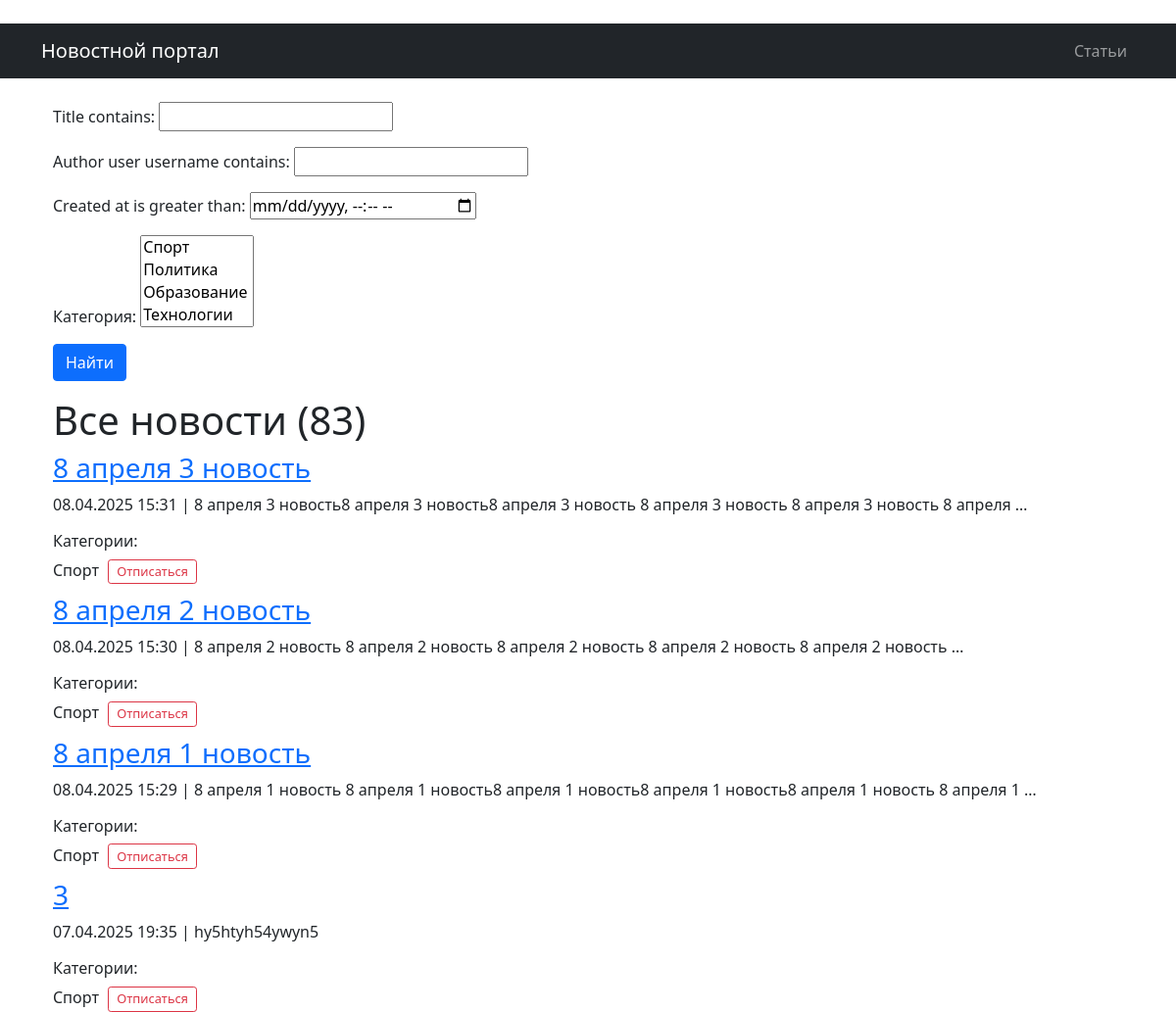
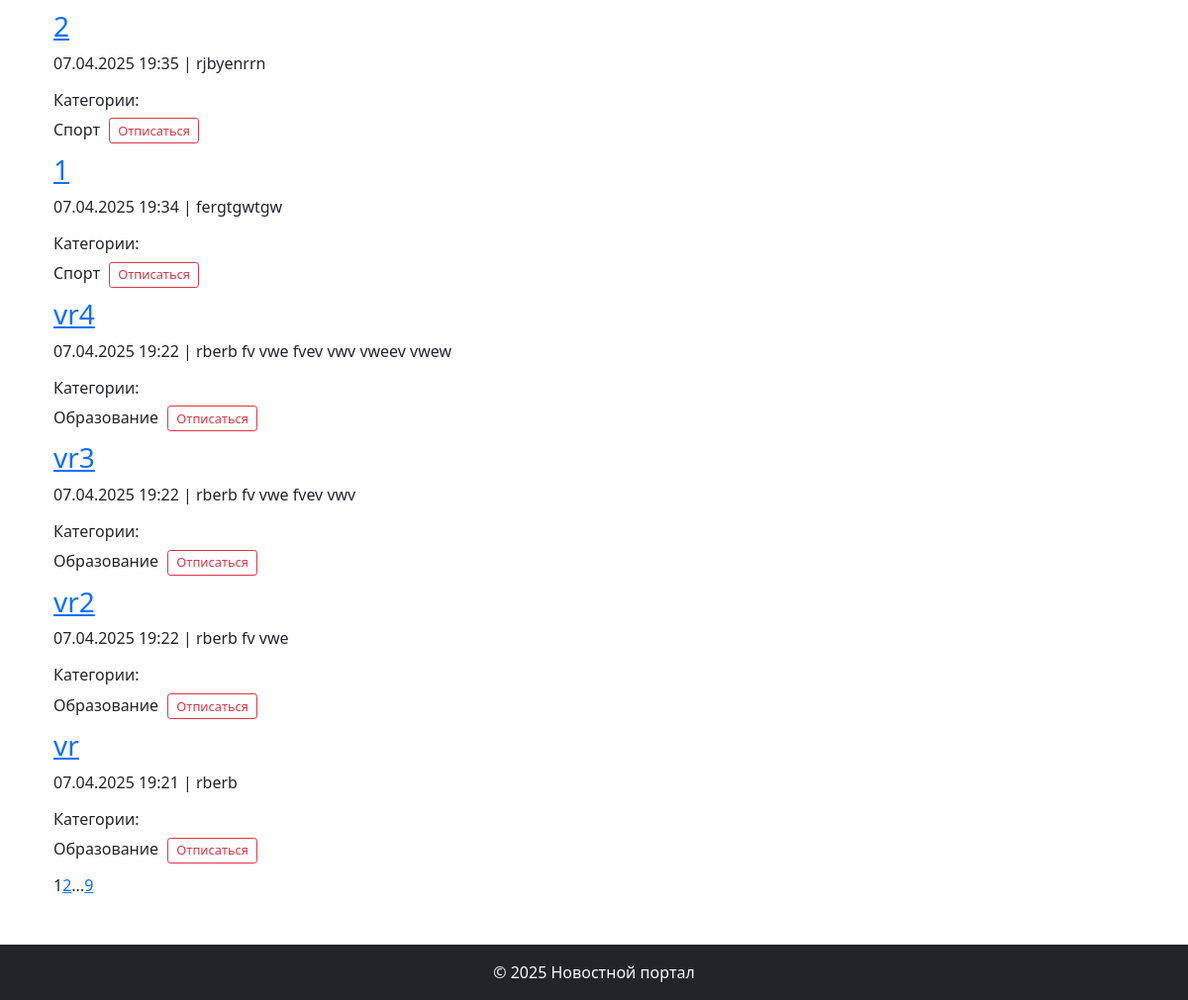
Before: /news/ (signed in) with the older database file (2 pictures, top to bottom).
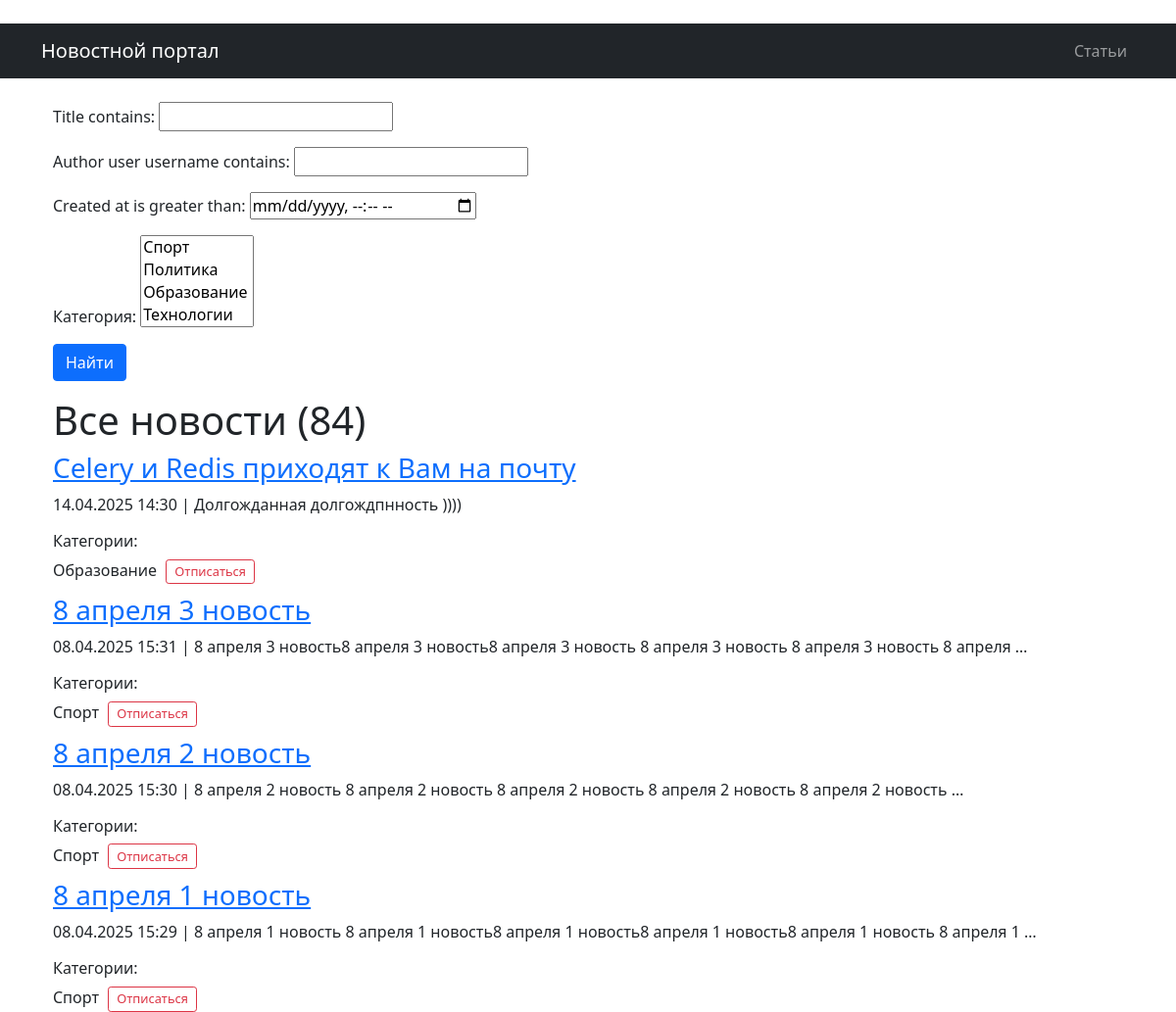
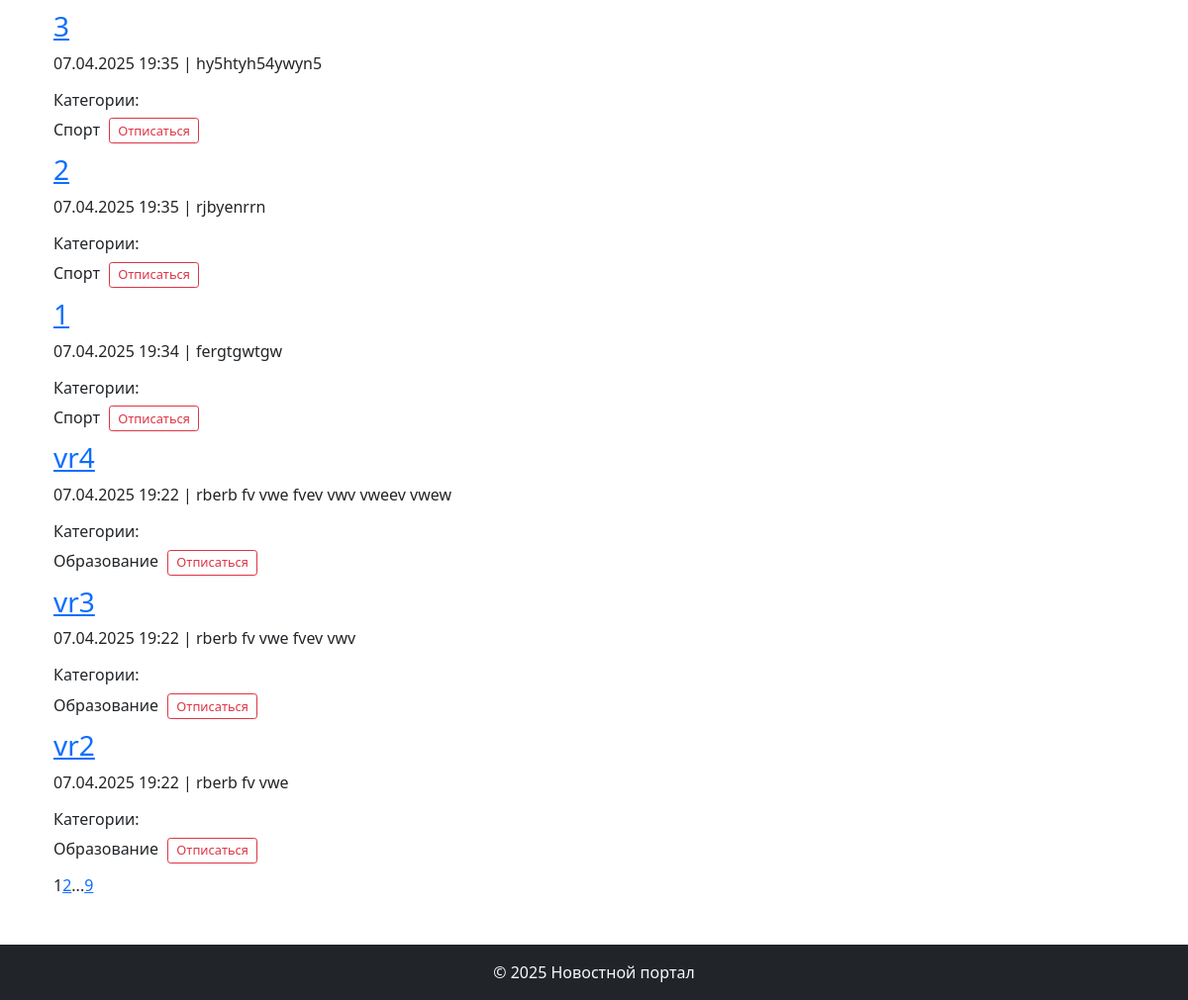
After: the same page with the newer database file (2 pictures, top to bottom).
### biblio/models.py (models this page shows, shortened)
class Post(models.Model):
    NEWS = 'NW'
    ARTICLE = 'AR'
    POST_TYPES = [
        (NEWS, 'Новость'),
        (ARTICLE, 'Статья')
    ]
    author = models.ForeignKey(Author, on_delete=models.CASCADE)
    post_type = models.CharField(max_length=2, choices=POST_TYPES)
    created_at = models.DateTimeField(auto_now_add=True)
    categories = models.ManyToManyField(Category, through='PostCategory')
    title = models.CharField(max_length=255)
    text = models.TextField()
    rating = models.IntegerField(default=0)
    def preview(self):
        return f"{self.text}"

class Category(models.Model):
    name = models.CharField(max_length=255, unique=True)
    subscribers = models.ManyToManyField(User, blank = True, related_name='categories')
    def __str__(self):
        return self.name

### biblio/views.py (the view)
# urls.py: path('news/', NewsList.as_view(), name='news_list'),
class NewsList(PermissionRequiredMixin, ListView):
    model = Post
    template_name = 'news/news_list.html'
    context_object_name = 'news'
    queryset = Post.objects.filter(post_type='NW').order_by('-created_at')
    paginate_by = 10
    permission_required = ('biblio.view_post',)
    def get_queryset(self):
        queryset = super().get_queryset().filter(post_type='NW')
        self.filterset = SearchPost(self.request.GET, queryset)
        return self.filterset.qs
    def get_context_data(self, **kwargs):
        context = super().get_context_data(**kwargs)
        context['filterset'] = self.filterset
        context['news_count'] = Post.objects.filter(post_type='NW').count()
        context['article_count'] = Post.objects.filter(post_type='AR').count()
        context['time_now'] = datetime.now()
        context['next_sale'] = "Распродажа в среду!"
        return context

### biblio/templatetags/custom_filters.py (called while the page is built)
@register.filter()
def censor (value):
    for word in censor_list:
        value = value.replace(word[1:-1], "*" * len(word[1:-1]))
    return value

### biblio/templatetags/custom_tags.py (called while the page is built)
@register.simple_tag(takes_context=True)
def url_replace(context, **kwargs):
   d = context['request'].GET.copy()
   for k, v in kwargs.items():
       d[k] = v
   return d.urlencode()

### templates/news/news_list.html (shortened to what this page needs)
{% extends 'default.html' %}{% load custom_filters %}{% load custom_tags %}{% block content %}   <div class="container mt-3">       <form action="" method="get">           {{ filterset.form.as_p }}           <input type="submit" value="Найти" class="btn btn-primary" />       </form>       <h1>Все новости ({{ news_count }})</h1>       <div class="news-list">           {% if news %}               {% for post in news %}                   <div class="post">                       <h3><a href="{% url 'biblio:news_detail' post.id %}">{{ post.title|censor }}</a></h3>                       <div class="post-meta">                           <p>                               {{ post.created_at|date:"d.m.Y H:i" }} |                               {{ post.preview|censor|truncatewords:20 }}                           </p>                           <h6>Категории:</h6>                           <div class="categories-wrapper">                               {% for category in post.categories.all %}                                <div class="category-item" style="display: inline-block; margin-right: 15px; margin-bottom: 10px;">                                    <span>{{ category.name }}</span>                                    {% if user.is_authenticated %}                                    <form action="{% url 'biblio:subscribe' category.id %}" method="post" style="display: inline; margin-left: 5px;">                                        <button type="submit" class="btn btn-sm {% if user in category.subscribers.all %}btn-outline-danger{% else %}btn-outline-primary{% endif %}" style="padding: 0.15rem 0.5rem; font-size: 0.8rem;">                                            {% if user in category.subscribers.all %}Отписаться{% else %}Подписаться{% endif %}                                        </button>                                    </form>                                    {% endif %}                                </div>                                {% endfor %}                           </div>                       </div>                   </div>               {% endfor %}           {% else %}               <p>В этой категории новостей пока нет.</p>           {% endif %}           <div class="pagination">               {{ page_obj.number }}               {% if page_obj.has_next %}                   <a href="?{% url_replace page=page_obj.next_page_number %}">{{ page_obj.next_page_number }}</a>                   {% if paginator.num_pages != page_obj.next_page_number %}                       ...                       <a href="?{% url_replace page=page_obj.paginator.num_pages %}">{{ page_obj.paginator.num_pages }}</a>                   {% endif %}               {% endif %}           </div>       </div>   </div>{% endblock content %}

### templates/default.html (shortened to what this page needs)
﻿<!DOCTYPE html>
<html lang="ru">
<head>
    <link href="https://cdn.jsdelivr.net/npm/bootstrap@5.1.3/dist/css/bootstrap.min.css" rel="stylesheet">
</head>
<body>
    <nav class="navbar navbar-expand-lg navbar-dark bg-dark">
        <div class="container">
            <a class="navbar-brand" href="{% url 'biblio:news_list' %}">Новостной портал</a>
            <div class="navbar-nav">
                <a class="nav-link" href="{% url 'biblio:articles_list' %}">Статьи</a>
            </div>
        </div>
    </nav>
    <main class="container mt-4">
        {% block content %}{% endblock %}
    </main>
    <footer class="bg-dark text-light mt-5 py-3">
        <div class="container text-center">
            &copy; 2025 Новостной портал
        </div>
    </footer>
</body>
</html>

Changed rows visible on the page:
no longer on this page (row unchanged): Post: title|censor "vr", created_at "07.04.2025 19:21", preview|censor "rberb", Category (name "Образование", shows "Отписаться")
added Post: title|censor "Celery и Redis приходят к Вам на почту", created_at "14.04.2025 14:30", preview|censor "Долгожданная долгождпнность ))))", Category (name "Образование", shows "Отписаться")
Other visible differences:
{{ news_count }}: "83" → "84"
